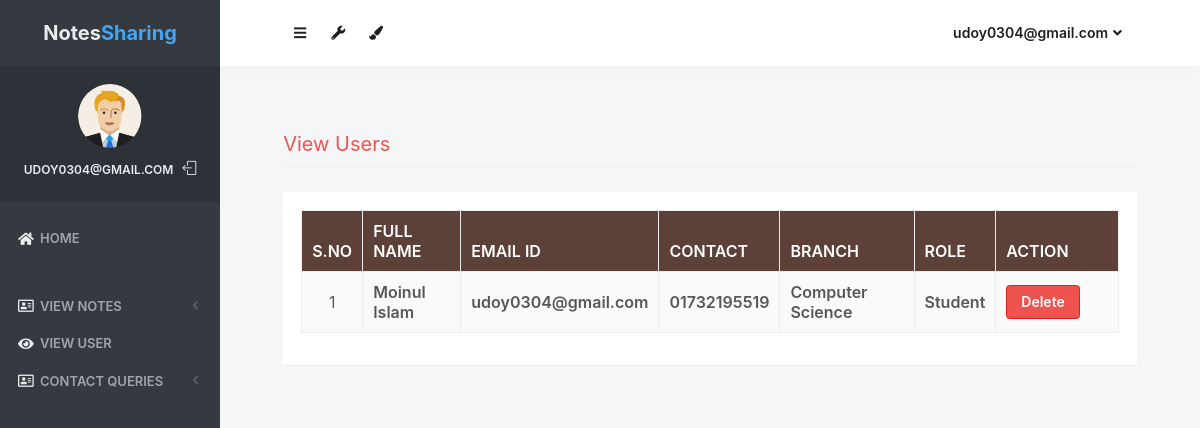
The app's page /view_users/ (signed in) with its own data.
### Notes/models.py (models this page shows, shortened)
class Signup(models.Model):
    user = models.ForeignKey(User,on_delete=models.CASCADE)
    contact = models.CharField(max_length=10)
    branch = models.CharField(max_length=30)
    role = models.CharField(max_length=20)

### Notes/views.py (the view)
# urls.py: path('view_users/',view_users,name='view_users'),
@login_required
def view_users(request):
    users = Signup.objects.all()
    return render(request,'view_users.html',locals())

### Notes/templates/view_users.html (shortened to what this page needs)
{% load static %}
<html lang="en" class="no-focus">
    <head>
        <link rel="stylesheet" href="{% static 'js/plugins/datatables/dataTables.bootstrap4.min.css' %}">
        <link rel="stylesheet" id="css-main" href="{% static 'css1/codebase.min.css' %}">
    </head>
    <body>
        <div id="page-container" class="sidebar-o sidebar-inverse side-scroll page-header-fixed main-content-narrow">
         {% include "sidebar.html" %}
            {% include "admin_nav.html" %}
            <main id="main-container">
                <div class="content">
                    <h2 class="content-heading text-danger">View Users</h2>
                    <div class="block">
                        <div class="block-content block-content-full">
                            <table class="table table-bordered table-striped table-vcenter js-dataTable-full-pagination" style="width:100%">
                                <thead class="text-white" style="background-color : #5d4037;">
                                    <tr>
                                        <th class="text-center">S.No</th>
                                        <th class="d-none d-sm-table-cell">Full Name</th>
                                        <th class="d-none d-sm-table-cell">Email ID</th>
                                        <th class="d-none d-sm-table-cell">Contact</th>
                                        <th class="d-none d-sm-table-cell">Branch</th>
                                        <th class="d-none d-sm-table-cell">Role</th>
                                        <th class="d-none d-sm-table-cell" style="width: 15%;">Action</th>
                                    </tr>
                                </thead>
                                {% for i in users %}
                                <tbody>
                                    <tr>
                                        <td class="text-center">{{forloop.counter}}</td>
                                        <td class="font-w600">{{i.user.first_name}} {{i.user.last_name}}</td>
					                    <td class="font-w600">{{i.user.username}}</td>
					                    <td class="font-w600">{{i.contact}}</td>
					                    <td class="font-w600">{{i.branch}}</td>
					                    <td class="font-w600">{{i.role}}</td>
					                    <td class="font-w600"><a href="{% url 'delete_users' i.user.id %}" class="btn btn-danger" onclick="return confirm('Are your sure to Delete ?')">Delete</a></td>
					                </tr>
                                        {% endfor %}
                                </tbody>
                            </table>
                        </div>
                    </div>
                </div>
            </main>
        </div>
 <link rel="stylesheet" href="https://use.fontawesome.com/releases/v5.6.3/css/all.css">
    </body>
</html>

### Notes/templates/sidebar.html (shortened to what this page needs)
{% load static %}
   <nav id="sidebar">
                <div id="sidebar-scroll">
                    <div class="sidebar-content">
                        <div class="content-header content-header-fullrow px-15">
                            <div class="content-header-section text-center align-parent sidebar-mini-hidden">
                                <div class="content-header-item">
                                    <a class="link-effect font-w700" href="{% url 'admin_home' %}">
                                           <span class="font-size-xl text-dual-primary-dark">Notes</span><span class="font-size-xl text-primary">Sharing</span>
                                    </a>
                                </div>
                            </div>
                        </div>
                        <div class="content-side content-side-full content-side-user px-10 align-parent">
                            <div class="sidebar-mini-hidden-b text-center">
                                <a class="img-link" href="{% url 'admin_home' %}">
                                    <img class="img-avatar" src="{% static 'img/avatars/user1.png' %}" alt="">
                                </a>
                                <ul class="list-inline mt-10">
                                    <li class="list-inline-item">
                                        <a class="link-effect text-dual-primary-dark font-size-xs font-w600 text-uppercase" href="{% url 'admin_home' %}">{{ request.user.username }}</a>
                                    </li>
                                    <li class="list-inline-item">
                                        <a class="link-effect text-dual-primary-dark" href="{% url 'logout' %}">
                                            <i class="si si-logout"></i>
                                        </a>
                                    </li>
                                </ul>
                            </div>
                        </div>
                        <div class="content-side content-side-full">
                            <ul class="nav-main">
                                <li class="open">
                                    <a href="{% url 'admin_home' %}"><i class="fas fa-home"></i><span class="sidebar-mini-hide">Home</span></a>
                                </li>
                                <li class="nav-main-heading"><span class="sidebar-mini-visible">UI</span></li>
                                <li>
                                    <a class="nav-submenu" data-toggle="nav-submenu"><i class="far fa-address-card"></i>View Notes</a>
                                </li>
                                <li>
                                    <a  href="{% url 'view_users' %}"><i class="fas fa-eye"></i><span class="sidebar-mini-hide">View User</span></a>
                                </li>
                                <li>
                                    <a class="nav-submenu" data-toggle="nav-submenu"><i class="far fa-address-card"></i>Contact Queries</a>
                                </li>
                           </ul>
                        </div>
                    </div>
                </div>
            </nav>

### Notes/templates/admin_nav.html (shortened to what this page needs)
{% load static %}
            <header id="page-header">
                <div class="content-header">
                    <div class="content-header-section">
                        <button type="button" class="btn btn-circle btn-dual-secondary" data-toggle="layout" data-action="sidebar_toggle">
                            <i class="fa fa-navicon"></i>
                        </button>
                        <div class="btn-group" role="group">
                            <button type="button" class="btn btn-circle btn-dual-secondary" id="page-header-options-dropdown" data-toggle="dropdown" aria-haspopup="true" aria-expanded="false">
                                <i class="fa fa-wrench"></i>
                            </button>
                        </div>
                        <div class="btn-group" role="group">
                            <button type="button" class="btn btn-circle btn-dual-secondary" id="page-header-themes-dropdown" data-toggle="dropdown" aria-haspopup="true" aria-expanded="false">
                                <i class="fa fa-paint-brush"></i>
                            </button>
                        </div>
                    </div>
                    <div class="content-header-section">
                        <div class="btn-group" role="group">
                            <button type="button" class="btn btn-rounded btn-dual-secondary" id="page-header-user-dropdown" data-toggle="dropdown" aria-haspopup="true" aria-expanded="false">
                                {{ request.user.username}}<i class="fa fa-angle-down ml-5"></i>
                            </button>
                        </div>
                    </div>
                </div>
            </header>

### records on screen
Signup: user.first_name "Moinul", user.last_name "Islam", user.username "udoy0304@gmail.com", contact "01732195519", branch "Computer Science", role "Student"

### other values on screen
{{ request.user.username }} "UDOY0304@GMAIL.COM"
{{ request.user.username }} "udoy0304@gmail.com"
